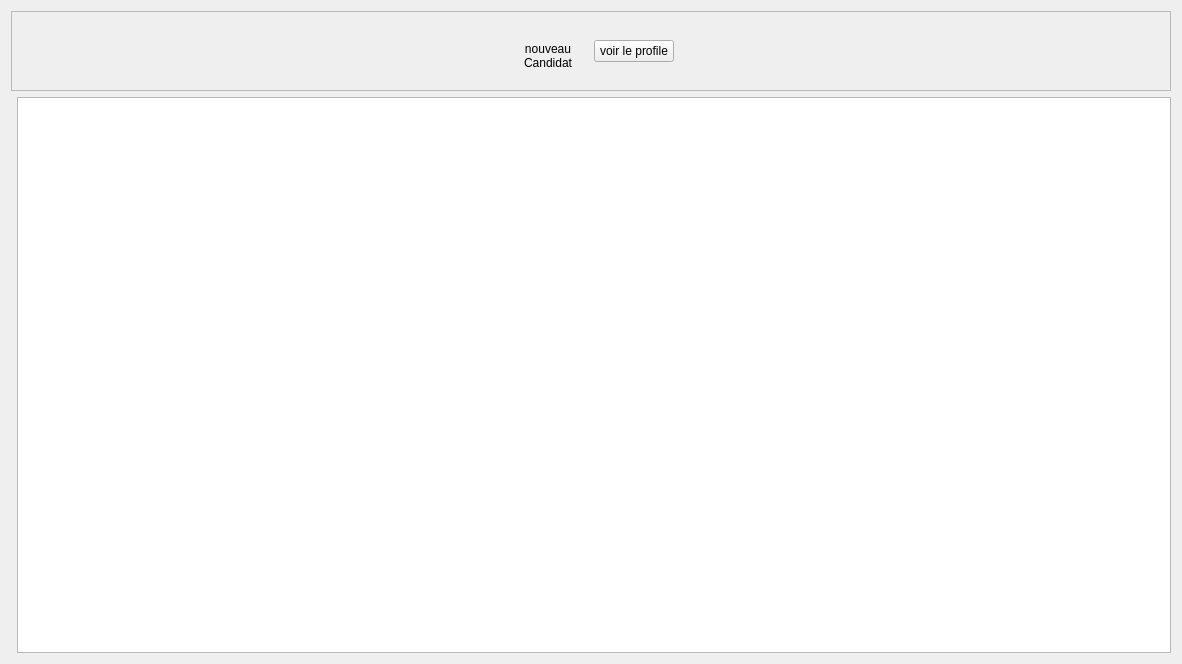
<?xml version="1.0" encoding="UTF-8"?>
<ui version="4.0">
 <class>moniteur</class>
 <widget class="QWidget" name="moniteur">
  <property name="geometry">
   <rect>
    <x>0</x>
    <y>0</y>
    <width>1182</width>
    <height>664</height>
   </rect>
  </property>
  <property name="windowTitle">
   <string>Form</string>
  </property>
  <layout class="QGridLayout" name="gridLayout">
   <item row="0" column="0">
    <layout class="QVBoxLayout" name="verticalLayout">
     <item>
      <widget class="QFrame" name="frame">
       <property name="minimumSize">
        <size>
         <width>0</width>
         <height>80</height>
        </size>
       </property>
       <property name="maximumSize">
        <size>
         <width>16777215</width>
         <height>80</height>
        </size>
       </property>
       <property name="frameShape">
        <enum>QFrame::StyledPanel</enum>
       </property>
       <property name="frameShadow">
        <enum>QFrame::Raised</enum>
       </property>
       <layout class="QHBoxLayout" name="horizontalLayout_2">
        <item>
         <spacer name="horizontalSpacer">
          <property name="orientation">
           <enum>Qt::Horizontal</enum>
          </property>
          <property name="sizeHint" stdset="0">
           <size>
            <width>193</width>
            <height>20</height>
           </size>
          </property>
         </spacer>
        </item>
        <item>
         <widget class="QToolButton" name="toolButton_new_client">
          <property name="sizePolicy">
           <sizepolicy hsizetype="Expanding" vsizetype="Expanding">
            <horstretch>0</horstretch>
            <verstretch>0</verstretch>
           </sizepolicy>
          </property>
          <property name="minimumSize">
           <size>
            <width>80</width>
            <height>70</height>
           </size>
          </property>
          <property name="maximumSize">
           <size>
            <width>80</width>
            <height>70</height>
           </size>
          </property>
          <property name="styleSheet">
           <string notr="true">QToolButton
{
background-color: transparent ;
border : none ;

}
QToolButton::hover
{
    border-style: outset;
    border-width: 2px;
    border-color: white;
}
	</string>
          </property>
          <property name="text">
           <string>nouveau 
Candidat</string>
          </property>
          <property name="icon">
           <iconset resource="../ressources.qrc">
            <normaloff>:/Assets/Images/icons/add.svg</normaloff>:/Assets/Images/icons/add.svg</iconset>
          </property>
          <property name="iconSize">
           <size>
            <width>32</width>
            <height>32</height>
           </size>
          </property>
          <property name="toolButtonStyle">
           <enum>Qt::ToolButtonTextUnderIcon</enum>
          </property>
         </widget>
        </item>
        <item>
         <widget class="QPushButton" name="btn_viewProfile">
          <property name="text">
           <string>voir le profile</string>
          </property>
         </widget>
        </item>
        <item>
         <spacer name="horizontalSpacer_2">
          <property name="orientation">
           <enum>Qt::Horizontal</enum>
          </property>
          <property name="sizeHint" stdset="0">
           <size>
            <width>280</width>
            <height>20</height>
           </size>
          </property>
         </spacer>
        </item>
       </layout>
      </widget>
     </item>
     <item>
      <layout class="QHBoxLayout" name="horizontalLayout">
       <item>
        <widget class="TableViewTools" name="widget" native="true"/>
       </item>
       <item>
        <widget class="QTableView" name="tableView">
         <property name="sortingEnabled">
          <bool>true</bool>
         </property>
        </widget>
       </item>
      </layout>
     </item>
    </layout>
   </item>
  </layout>
 </widget>
 <customwidgets>
  <customwidget>
   <class>TableViewTools</class>
   <extends>QWidget</extends>
   <header>tableviewtools.h</header>
   <container>1</container>
  </customwidget>
 </customwidgets>
 <resources>
  <include location="../ressources.qrc"/>
 </resources>
 <connections/>
</ui>
